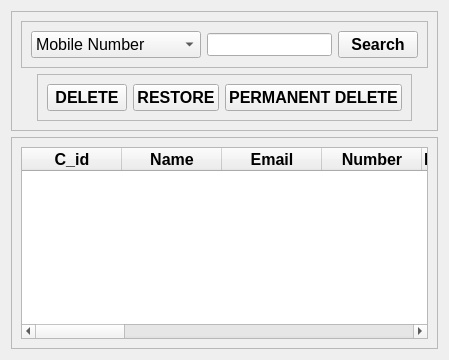
                      <widget class="QWidget" name="delete_2">
                       <layout class="QVBoxLayout" name="verticalLayout_7">
                        <item>
                         <widget class="QFrame" name="frame_19">
                          <property name="frameShape">
                           <enum>QFrame::StyledPanel</enum>
                          </property>
                          <property name="frameShadow">
                           <enum>QFrame::Raised</enum>
                          </property>
                          <layout class="QGridLayout" name="gridLayout_9">
                           <item row="0" column="0" alignment="Qt::AlignHCenter">
                            <widget class="QFrame" name="frame_21">
                             <property name="frameShape">
                              <enum>QFrame::StyledPanel</enum>
                             </property>
                             <property name="frameShadow">
                              <enum>QFrame::Raised</enum>
                             </property>
                             <layout class="QHBoxLayout" name="horizontalLayout_12">
                              <item>
                               <widget class="QComboBox" name="d_search_item">
                                <property name="minimumSize">
                                 <size>
                                  <width>170</width>
                                  <height>0</height>
                                 </size>
                                </property>
                                <property name="maximumSize">
                                 <size>
                                  <width>160</width>
                                  <height>16777215</height>
                                 </size>
                                </property>
                                <property name="font">
                                 <font>
                                  <pointsize>12</pointsize>
                                 </font>
                                </property>
                                <item>
                                 <property name="text">
                                  <string>Mobile Number</string>
                                 </property>
                                </item>
                                <item>
                                 <property name="text">
                                  <string>C_id</string>
                                 </property>
                                </item>
                               </widget>
                              </item>
                              <item>
                               <widget class="QLineEdit" name="d_search_value">
                                <property name="maximumSize">
                                 <size>
                                  <width>16777215</width>
                                  <height>16777215</height>
                                 </size>
                                </property>
                                <property name="font">
                                 <font>
                                  <pointsize>10</pointsize>
                                 </font>
                                </property>
                                <property name="echoMode">
                                 <enum>QLineEdit::Normal</enum>
                                </property>
                                <property name="placeholderText">
                                 <string/>
                                </property>
                               </widget>
                              </item>
                              <item>
                               <widget class="QPushButton" name="d_search">
                                <property name="font">
                                 <font>
                                  <pointsize>12</pointsize>
                                  <weight>75</weight>
                                  <bold>true</bold>
                                 </font>
                                </property>
                                <property name="text">
                                 <string>Search</string>
                                </property>
                                <property name="icon">
                                 <iconset resource="icon.qrc">
                                  <normaloff>:/icon/icons/search-185.svg</normaloff>:/icon/icons/search-185.svg</iconset>
                                </property>
                                <property name="iconSize">
                                 <size>
                                  <width>35</width>
                                  <height>35</height>
                                 </size>
                                </property>
                               </widget>
                              </item>
                             </layout>
                            </widget>
                           </item>
                           <item row="1" column="0" alignment="Qt::AlignHCenter|Qt::AlignVCenter">
                            <widget class="QFrame" name="frame_22">
                             <property name="frameShape">
                              <enum>QFrame::StyledPanel</enum>
                             </property>
                             <property name="frameShadow">
                              <enum>QFrame::Raised</enum>
                             </property>
                             <layout class="QGridLayout" name="gridLayout_10">
                              <item row="0" column="1">
                               <widget class="QPushButton" name="restore">
                                <property name="font">
                                 <font>
                                  <pointsize>12</pointsize>
                                  <weight>75</weight>
                                  <bold>true</bold>
                                 </font>
                                </property>
                                <property name="text">
                                 <string>RESTORE</string>
                                </property>
                               </widget>
                              </item>
                              <item row="0" column="0">
                               <widget class="QPushButton" name="d_delete_btn">
                                <property name="font">
                                 <font>
                                  <pointsize>12</pointsize>
                                  <weight>75</weight>
                                  <bold>true</bold>
                                 </font>
                                </property>
                                <property name="text">
                                 <string>DELETE</string>
                                </property>
                               </widget>
                              </item>
                              <item row="0" column="2">
                               <widget class="QPushButton" name="p_delete">
                                <property name="font">
                                 <font>
                                  <pointsize>12</pointsize>
                                  <weight>75</weight>
                                  <bold>true</bold>
                                 </font>
                                </property>
                                <property name="text">
                                 <string>PERMANENT DELETE</string>
                                </property>
                               </widget>
                              </item>
                             </layout>
                            </widget>
                           </item>
                          </layout>
                         </widget>
                        </item>
                        <item>
                         <widget class="QFrame" name="frame_20">
                          <property name="frameShape">
                           <enum>QFrame::StyledPanel</enum>
                          </property>
                          <property name="frameShadow">
                           <enum>QFrame::Raised</enum>
                          </property>
                          <layout class="QHBoxLayout" name="horizontalLayout_14">
                           <item>
                            <widget class="QTableWidget" name="tableWidget_8">
                             <column>
                              <property name="text">
                               <string>C_id</string>
                              </property>
                              <property name="font">
                               <font>
                                <pointsize>12</pointsize>
                                <weight>75</weight>
                                <bold>true</bold>
                               </font>
                              </property>
                             </column>
                             <column>
                              <property name="text">
                               <string>Name</string>
                              </property>
                              <property name="font">
                               <font>
                                <pointsize>12</pointsize>
                                <weight>75</weight>
                                <bold>true</bold>
                               </font>
                              </property>
                             </column>
                             <column>
                              <property name="text">
                               <string>Email</string>
                              </property>
                              <property name="font">
                               <font>
                                <pointsize>12</pointsize>
                                <weight>75</weight>
                                <bold>true</bold>
                               </font>
                              </property>
                             </column>
                             <column>
                              <property name="text">
                               <string>Number</string>
                              </property>
                              <property name="font">
                               <font>
                                <pointsize>12</pointsize>
                                <weight>75</weight>
                                <bold>true</bold>
                               </font>
                              </property>
                             </column>
                             <column>
                              <property name="text">
                               <string>Relationship</string>
                              </property>
                              <property name="font">
                               <font>
                                <pointsize>12</pointsize>
                                <weight>75</weight>
                                <bold>true</bold>
                               </font>
                              </property>
                             </column>
                             <column>
                              <property name="text">
                               <string>Type</string>
                              </property>
                              <property name="font">
                               <font>
                                <pointsize>12</pointsize>
                                <weight>75</weight>
                                <bold>true</bold>
                               </font>
                              </property>
                             </column>
                             <column>
                              <property name="text">
                               <string>Date_of_Birth</string>
                              </property>
                              <property name="font">
                               <font>
                                <pointsize>12</pointsize>
                                <weight>75</weight>
                                <bold>true</bold>
                               </font>
                              </property>
                             </column>
                             <column>
                              <property name="text">
                               <string>Hno</string>
                              </property>
                              <property name="font">
                               <font>
                                <pointsize>12</pointsize>
                                <weight>75</weight>
                                <bold>true</bold>
                               </font>
                              </property>
                             </column>
                             <column>
                              <property name="text">
                               <string>Hname</string>
                              </property>
                              <property name="font">
                               <font>
                                <pointsize>12</pointsize>
                                <weight>75</weight>
                                <bold>true</bold>
                               </font>
                              </property>
                             </column>
                             <column>
                              <property name="text">
                               <string>Area</string>
                              </property>
                              <property name="font">
                               <font>
                                <pointsize>12</pointsize>
                                <weight>75</weight>
                                <bold>true</bold>
                               </font>
                              </property>
                             </column>
                             <column>
                              <property name="text">
                               <string>City</string>
                              </property>
                              <property name="font">
                               <font>
                                <pointsize>12</pointsize>
                                <weight>75</weight>
                                <bold>true</bold>
                               </font>
                              </property>
                             </column>
                             <column>
                              <property name="text">
                               <string>State</string>
                              </property>
                              <property name="font">
                               <font>
                                <pointsize>12</pointsize>
                                <weight>75</weight>
                                <bold>true</bold>
                               </font>
                              </property>
                             </column>
                             <column>
                              <property name="text">
                               <string>PinCode</string>
                              </property>
                              <property name="font">
                               <font>
                                <pointsize>12</pointsize>
                                <weight>75</weight>
                                <bold>true</bold>
                               </font>
                              </property>
                             </column>
                             <column>
                              <property name="text">
                               <string>Zone</string>
                              </property>
                              <property name="font">
                               <font>
                                <pointsize>12</pointsize>
                                <weight>75</weight>
                                <bold>true</bold>
                               </font>
                              </property>
                             </column>
                             <column>
                              <property name="text">
                               <string>Company</string>
                              </property>
                              <property name="font">
                               <font>
                                <pointsize>12</pointsize>
                                <weight>75</weight>
                                <bold>true</bold>
                               </font>
                              </property>
                             </column>
                             <column>
                              <property name="text">
                               <string>Location</string>
                              </property>
                              <property name="font">
                               <font>
                                <pointsize>12</pointsize>
                                <weight>75</weight>
                                <bold>true</bold>
                               </font>
                              </property>
                             </column>
                             <column>
                              <property name="text">
                               <string>Phone_Type</string>
                              </property>
                              <property name="font">
                               <font>
                                <pointsize>12</pointsize>
                                <weight>75</weight>
                                <bold>true</bold>
                               </font>
                              </property>
                             </column>
                            </widget>
                           </item>
                          </layout>
                         </widget>
                        </item>
                       </layout>
                      </widget>
